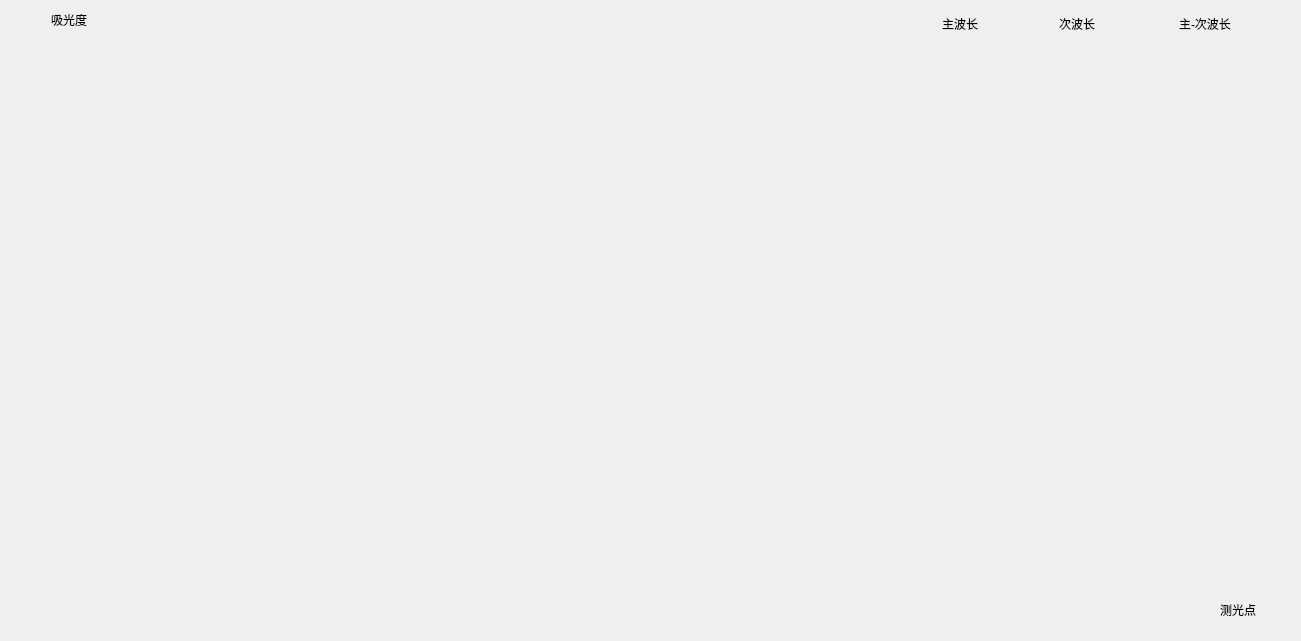
<?xml version="1.0" encoding="UTF-8"?>
<ui version="4.0">
 <class>QAssayResultShowCurve</class>
 <widget class="QWidget" name="QAssayResultShowCurve">
  <property name="geometry">
   <rect>
    <x>0</x>
    <y>0</y>
    <width>1301</width>
    <height>641</height>
   </rect>
  </property>
  <property name="windowTitle">
   <string notr="true">QAssayResultShowCurve</string>
  </property>
  <property name="styleSheet">
   <string notr="true"/>
  </property>
  <widget class="CScatterPlotClass" name="reaction_curve" native="true">
   <property name="geometry">
    <rect>
     <x>60</x>
     <y>49</y>
     <width>1215</width>
     <height>560</height>
    </rect>
   </property>
  </widget>
  <widget class="QFrame" name="line_v_2">
   <property name="geometry">
    <rect>
     <x>1860</x>
     <y>450</y>
     <width>1</width>
     <height>143</height>
    </rect>
   </property>
   <property name="frameShape">
    <enum>QFrame::StyledPanel</enum>
   </property>
   <property name="frameShadow">
    <enum>QFrame::Raised</enum>
   </property>
   <property name="lines" stdset="0">
    <string>solid</string>
   </property>
  </widget>
  <widget class="QLabel" name="label">
   <property name="geometry">
    <rect>
     <x>942</x>
     <y>14</y>
     <width>60</width>
     <height>20</height>
    </rect>
   </property>
   <property name="text">
    <string>主波长</string>
   </property>
   <property name="fonts" stdset="0">
    <string notr="true">16</string>
   </property>
  </widget>
  <widget class="QLabel" name="label_2">
   <property name="geometry">
    <rect>
     <x>1059</x>
     <y>14</y>
     <width>60</width>
     <height>20</height>
    </rect>
   </property>
   <property name="text">
    <string>次波长</string>
   </property>
   <property name="fonts" stdset="0">
    <string notr="true">16</string>
   </property>
  </widget>
  <widget class="QLabel" name="label_6">
   <property name="geometry">
    <rect>
     <x>1179</x>
     <y>14</y>
     <width>80</width>
     <height>20</height>
    </rect>
   </property>
   <property name="text">
    <string>主-次波长</string>
   </property>
   <property name="fonts" stdset="0">
    <string notr="true">16</string>
   </property>
  </widget>
  <widget class="QLabel" name="label_7">
   <property name="geometry">
    <rect>
     <x>924</x>
     <y>19</y>
     <width>9</width>
     <height>9</height>
    </rect>
   </property>
   <property name="text">
    <string/>
   </property>
   <property name="legends" stdset="0">
    <string>wave_main</string>
   </property>
  </widget>
  <widget class="QLabel" name="label_8">
   <property name="geometry">
    <rect>
     <x>1041</x>
     <y>19</y>
     <width>9</width>
     <height>9</height>
    </rect>
   </property>
   <property name="text">
    <string/>
   </property>
   <property name="legends" stdset="0">
    <string>wave_sub</string>
   </property>
  </widget>
  <widget class="QLabel" name="label_9">
   <property name="geometry">
    <rect>
     <x>1161</x>
     <y>19</y>
     <width>9</width>
     <height>9</height>
    </rect>
   </property>
   <property name="text">
    <string/>
   </property>
   <property name="legends" stdset="0">
    <string>wave_main_sub</string>
   </property>
  </widget>
  <widget class="QLabel" name="label_11">
   <property name="geometry">
    <rect>
     <x>51</x>
     <y>10</y>
     <width>60</width>
     <height>20</height>
    </rect>
   </property>
   <property name="text">
    <string>吸光度</string>
   </property>
   <property name="fonts" stdset="0">
    <string notr="true">14</string>
   </property>
  </widget>
  <widget class="QLabel" name="label_10">
   <property name="geometry">
    <rect>
     <x>1220</x>
     <y>600</y>
     <width>60</width>
     <height>20</height>
    </rect>
   </property>
   <property name="text">
    <string>测光点</string>
   </property>
   <property name="fonts" stdset="0">
    <string notr="true">14</string>
   </property>
  </widget>
  <widget class="QLabel" name="label_3">
   <property name="geometry">
    <rect>
     <x>99</x>
     <y>0</y>
     <width>1181</width>
     <height>50</height>
    </rect>
   </property>
   <property name="text">
    <string/>
   </property>
   <property name="bks" stdset="0">
    <string>gray</string>
   </property>
   <property name="bordersB" stdset="0">
    <string>bottom</string>
   </property>
   <property name="bordersL" stdset="0">
    <string>left</string>
   </property>
  </widget>
  <zorder>reaction_curve</zorder>
  <zorder>line_v_2</zorder>
  <zorder>label_11</zorder>
  <zorder>label_10</zorder>
  <zorder>label_3</zorder>
  <zorder>label</zorder>
  <zorder>label_2</zorder>
  <zorder>label_6</zorder>
  <zorder>label_7</zorder>
  <zorder>label_8</zorder>
  <zorder>label_9</zorder>
 </widget>
 <layoutdefault spacing="6" margin="11"/>
 <customwidgets>
  <customwidget>
   <class>CScatterPlotClass</class>
   <extends>QWidget</extends>
   <header>src/leonis/curveDraw/ScatterPlotClass.h</header>
   <container>1</container>
  </customwidget>
 </customwidgets>
 <resources/>
 <connections/>
</ui>
